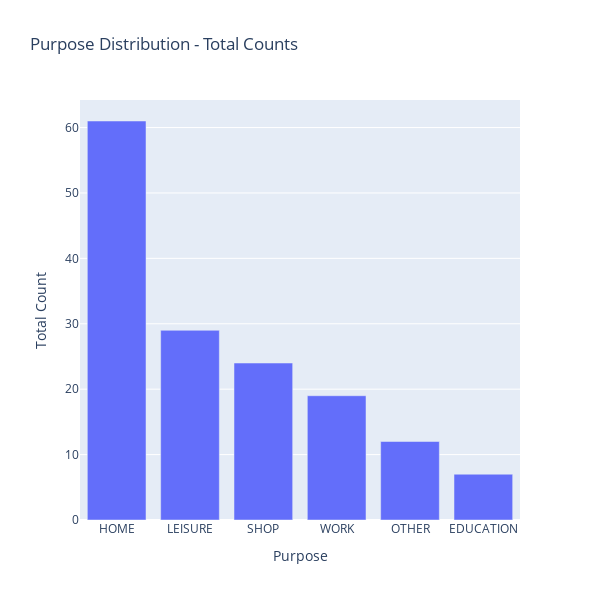
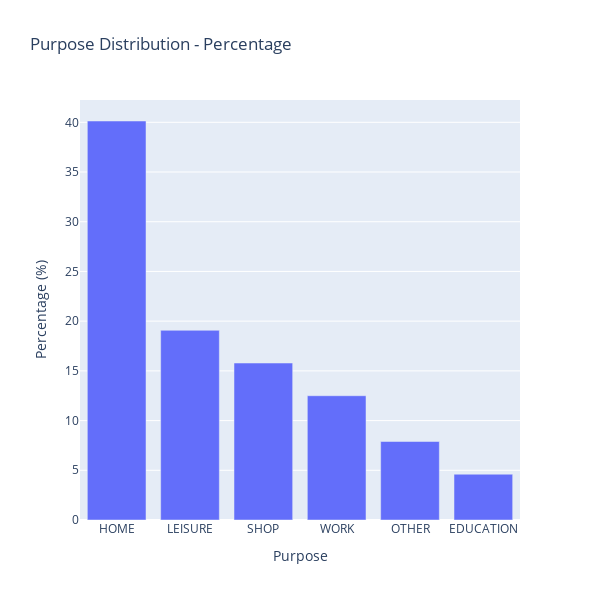

Here is the notebook cell these charts were saved with, in order:
### Code cell
# Capitalize and remove underscores from purpose names
df_mz_trips['purpose'] = df_mz_trips['purpose'].str.replace('_', ' ').str.upper()

# Calculate total counts for each purpose
purpose_counts = df_mz_trips['purpose'].value_counts().reset_index()
purpose_counts.columns = ['Purpose', 'Count']

# Plot total counts
fig1 = px.bar(purpose_counts, x='Purpose', y='Count', title='Purpose Distribution - Total Counts',
              labels={'Count': 'Total Count', 'Purpose': 'Purpose'})
fig1.update_layout(width=600, height=600)
fig1.show()

# Calculate percentage distribution for each purpose
purpose_counts['Percentage'] = (purpose_counts['Count'] / purpose_counts['Count'].sum()) * 100

# Plot percentage distribution
fig2 = px.bar(purpose_counts, x='Purpose', y='Percentage', title='Purpose Distribution - Percentage',
              labels={'Percentage': 'Percentage (%)', 'Purpose': 'Purpose'})
fig2.update_layout(width=600, height=600)
fig2.show()

### Figure 1 — Plotly figure (JSON) as saved in the notebook; plotly's stock layout.template omitted (floating-point values rounded to 4 significant figures)
{"data": [{"alignmentgroup": "True", "hovertemplate": "Purpose=%{x}<br>Total Count=%{y}<extra></extra>", "legendgroup": "", "marker": {"color": "#636efa", "pattern": {"shape": ""}}, "name": "", "offsetgroup": "", "orientation": "v", "showlegend": false, "textposition": "auto", "type": "bar", "x": ["HOME", "LEISURE", "SHOP", "WORK", "OTHER", "EDUCATION"], "xaxis": "x", "y": [61, 29, 24, 19, 12, 7], "yaxis": "y"}], "layout": {"barmode": "relative", "height": 600, "legend": {"tracegroupgap": 0}, "title": {"text": "Purpose Distribution - Total Counts"}, "width": 600, "xaxis": {"anchor": "y", "domain": [0, 1], "title": {"text": "Purpose"}}, "yaxis": {"anchor": "x", "domain": [0, 1], "title": {"text": "Total Count"}}}}

### Figure 2 — Plotly figure (JSON) as saved in the notebook; plotly's stock layout.template omitted (floating-point values rounded to 4 significant figures)
{"data": [{"alignmentgroup": "True", "hovertemplate": "Purpose=%{x}<br>Percentage (%)=%{y}<extra></extra>", "legendgroup": "", "marker": {"color": "#636efa", "pattern": {"shape": ""}}, "name": "", "offsetgroup": "", "orientation": "v", "showlegend": false, "textposition": "auto", "type": "bar", "x": ["HOME", "LEISURE", "SHOP", "WORK", "OTHER", "EDUCATION"], "xaxis": "x", "y": [40.13, 19.08, 15.79, 12.5, 7.895, 4.605], "yaxis": "y"}], "layout": {"barmode": "relative", "height": 600, "legend": {"tracegroupgap": 0}, "title": {"text": "Purpose Distribution - Percentage"}, "width": 600, "xaxis": {"anchor": "y", "domain": [0, 1], "title": {"text": "Purpose"}}, "yaxis": {"anchor": "x", "domain": [0, 1], "title": {"text": "Percentage (%)"}}}}
